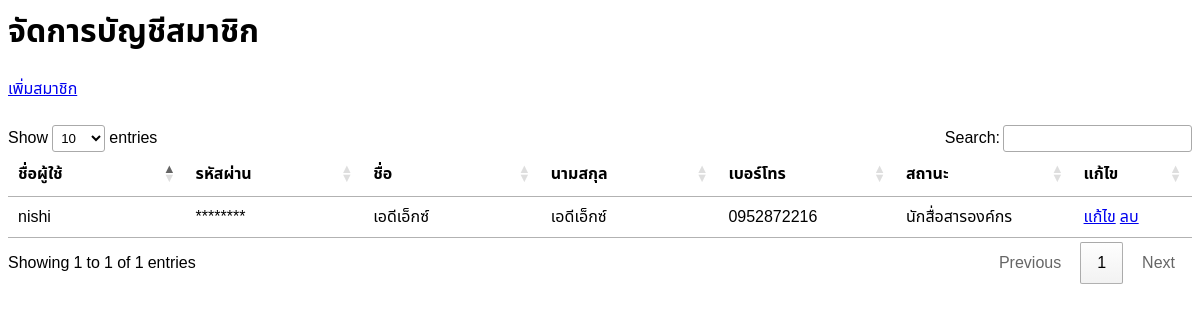
/admin/ManageAdmin.php, run on the app's committed database.
### tables this page shows
CREATE TABLE `user` (
  `ID_user` int(13) NOT NULL,
  `Username` varchar(50) NOT NULL,
  `Password` varchar(100) NOT NULL,
  `Firstname` varchar(100) NOT NULL,
  `Lastname` varchar(100) NOT NULL,
  `Tel` varchar(10) NOT NULL,
  `Userlevel` int(1) NOT NULL
);

### admin/ManageAdmin.php (the view, shortened to what this page needs)
<!DOCTYPE html PUBLIC "-//W3C//DTD XHTML 1.0 Transitional//EN" "http://www.w3.org/TR/xhtml1/DTD/xhtml1-transitional.dtd">
<html lang="en">
<head>
        <link rel="stylesheet" type="text/css" href="https://cdn.datatables.net/1.11.3/css/jquery.dataTables.css">
</head>
<body>
        <div class="content">
            <div class="container-fluid">
                            <div class="header">
                                <h1 class="page-header text-center">จัดการบัญชีสมาชิก</h1>
                            </div>
                            <div class="row">
                                <div class="col-md-12">
                                    <a href="index_admin.php?p=new" class="pull-right btn btn-primary"><span class="glyphicon glyphicon-plus"></span> เพิ่มสมาชิก</a>
                                </div>
                            </div><br>
                            <div class="content">
                                <div class="content table-responsive table-full-width">
                                <table id="ex" class="table table-striped">
                                    <?php
                                            require_once("../config/conn.php");
                                            $sql = "SELECT * FROM user order by Userlevel DESC";
                                            $query = mysqli_query($conn,$sql);
                                        ?>
                                    <form name="frmMain" method="post" action="<?php echo $_SERVER["PHP_SELF"];?>">
                                    <thead>
                                    <th width="15%"><b>ชื่อผู้ใช้</b></th>
                                        <th width="15%"><b>รหัสผ่าน</b></th>
                                    	<th width="15%"><b>ชื่อ</b></th>
                                    	<th width="15%"><b>นามสกุล</b></th>
                                    	<th width="15%"><b>เบอร์โทร</b></th>
                                        <th width="15%"><b>สถานะ</b></th>
                                        <th width="30%"><b>แก้ไข</b></th>
                                    </thead>
                                    <tbody>
                                        <?php
                                        while($result=mysqli_fetch_array($query,MYSQLI_ASSOC))
                                        {?>
                                        <tr>
                                            <td><?php echo $result["Username"];?></td>
                                        	<td>********</td>
                                        	<td><?php echo $result["Firstname"];?></td>
                                        	<td><?php echo $result["Lastname"];?></td>
                                            <td><?php echo $result["Tel"];?></td>
                                            <td><?php if($result["Userlevel"]==1){
                                                echo 'บรรณาธิการ';
                                            }elseif($result["Userlevel"]==2){
                                                echo 'นักสื่อสารองค์กร';
                                            }else{
                                                echo 'นักประชาสัมพันธ์';
                                            };?></td>
                                            <td>
                                            <a class="btn btn-primary btn-sm" href="index_admin.php?p=edituser&UserID=<?php echo $result["ID_user"];?>">
                                             แก้ไข</a>
                                             <a class="btn btn-danger btn-sm" href="index_admin.php?p=edituser&UserID=<?php echo $result["ID_user"];?>">
                                             ลบ</a>
                                            </td>
                                        </tr>
                                        <?php
                                        }
                                        ?>
                                    </tbody>
                                </form></table>
                                </div>
                            </div>
                        </div>
            </div>
</html>

### admin/ManageAdmin.php (style rules this page uses)
body { min-height: 100vh; overflow-x: hidden; font-family: 'Noto Sans Thai', sans-serif; }

### data on the page
user: Username "nishi", Firstname "เอดีเอ็กซ์", Lastname "เอดีเอ็กซ์", Tel "0952872216", Userlevel "นักสื่อสารองค์กร"
